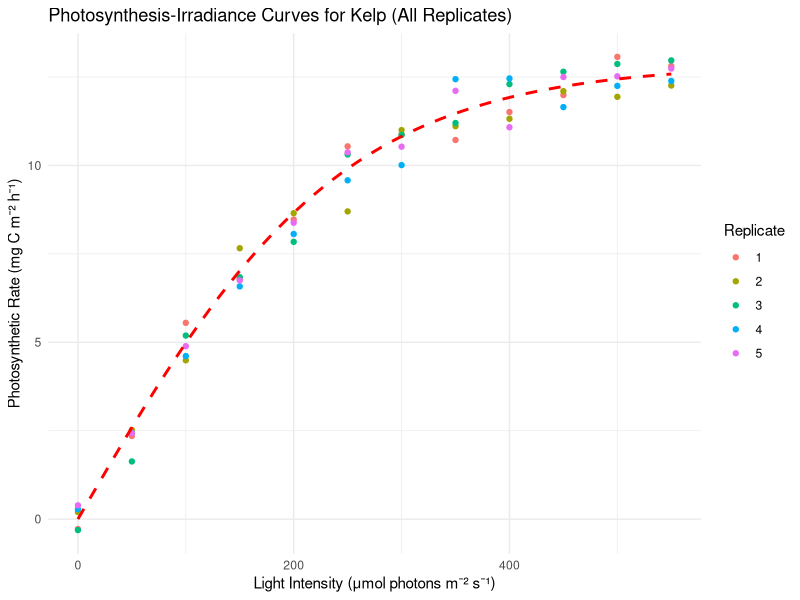
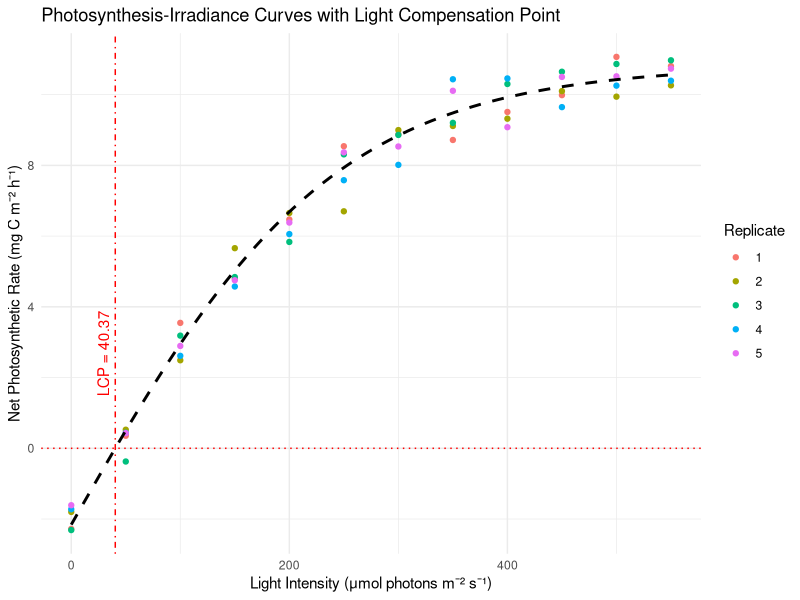

These figures' R source, in order:
## ---- chunk 1
#| echo: false
#| messages: false
#| warning: false

# Load necessary libraries
library(minpack.lm) # For non-linear least squares fitting
library(ggplot2) # For plotting
library(knitr)

# Set seed for reproducibility
set.seed(123)

# Define parameters based on typical kelp conditions
Pmax_true <- 13 # True maximum photosynthetic rate (e.g., mg C m^-2 h^-1)
alpha_true <- 0.05 # True initial slope (photosynthetic efficiency)

# Light intensities typically encountered by kelp (μmol photons m^-2 s^-1)
light_intensities <- seq(0, 550, by = 50)

# Number of replicates
n_replicates <- 5

# Generate data for each replicate
data_list <- lapply(1:n_replicates, function(rep) {
  # Simulate true photosynthetic rates using the hyperbolic tangent model
  P_true <- Pmax_true * tanh(alpha_true * light_intensities / Pmax_true)
  
  # Add random noise to simulate experimental variability
  noise <- rnorm(length(P_true), mean=0, sd=0.5)  # Adjust sd for noise level
  P_observed <- round(P_true + noise, 2)
  
  # Create a data frame for the replicate
  data.frame(
    Replicate = rep,
    Light = light_intensities,
    Photosynthesis = P_observed
  )
})

# Combine all replicates into one data frame
data_all <- do.call(rbind, data_list)

# View 9 randomly selected rows from the data
random_rows <- data_all[sample(nrow(data_all), 9), ]

# Display the random rows in a nicely formatted table using kable
kable(random_rows, format = "html", col.names = c("Replicate", "Light (μmol photons m^-2 s^-1)", "Photosynthesis (mg C m^-2 h^-1)"))
## ---- chunk 2
#| echo: false
#| messages: false
#| warning: false

# Fit the hyperbolic tangent model to each replicate
fit_results <- lapply(1:n_replicates, function(rep) {
  # Subset data for the replicate
  data_rep <- subset(data_all, Replicate == rep)
  
  # Define the model function
  model_formula <- Photosynthesis ~ Pmax * tanh(alpha * Light / Pmax)
  
  # Provide initial parameter estimates
  start_params <- list(Pmax = 10, alpha = 0.03)
  
  # Fit the model using non-linear least squares
  fit <- nlsLM(
    formula = model_formula,
    data = data_rep,
    start = start_params,
    control = nls.lm.control(maxiter = 1000)
  )
  
  # Return the fit object
  return(fit)
})
## ---- chunk 3
#| echo: false
#| messages: false
#| warning: false
#| results: hide

# Summarise fit results for each replicate
for (i in 1:n_replicates) {
  cat("\n--- Replicate", i, "Fit Summary ---\n")
  print(summary(fit_results[[i]]))
}
## ---- chunk 4
#| echo: false
#| messages: false
#| warning: false
#| label: fig-jassby_platt
#| fig.cap: "Nonlinear regression Jassby and Platt (1976) model fitted to simulated P-I data for a hypothetical kelp."

# Plot the data and fitted curves for all replicates
ggplot(data_all, aes(x = Light, y = Photosynthesis,
                     color = factor(Replicate))) +
  geom_point() +
  stat_function(
    fun = function(x) {
      coef(fit_results[[1]])['Pmax'] *
        tanh(coef(fit_results[[1]])['alpha'] *
               x / coef(fit_results[[1]])['Pmax'])
    },
    color = "red", size = 1, linetype = "dashed"
  ) +
  labs(
    title = "Photosynthesis-Irradiance Curves for Kelp (All Replicates)",
    x = "Light Intensity (μmol photons m⁻² s⁻¹)",
    y = "Photosynthetic Rate (mg C m⁻² h⁻¹)",
    color = "Replicate"
  ) +
  theme_minimal()
## ---- chunk 5
#| echo: false
#| messages: false
#| warning: false

# Set seed for reproducibility
set.seed(123)

# Define parameters based on typical kelp conditions
Pmax_true <- 13      # True maximum photosynthetic rate (e.g., mg C m^-2 h^-1)
alpha_true <- 0.05   # True initial slope (photosynthetic efficiency)
R_true <- 2          # True respiration rate (mg C m^-2 h^-1)

# Light intensities including finer increments around expected LCP
light_intensities <- seq(0, 550, by = 50)

# Number of replicates
n_replicates <- 5

# Generate data for each replicate
data_list <- lapply(1:n_replicates, function(rep) {
  # Simulate true net photosynthetic rates using the modified hyperbolic tangent model
  P_true <- Pmax_true * tanh(alpha_true * light_intensities / Pmax_true) - R_true
  
  # Add random noise to simulate experimental variability
  noise <- rnorm(length(P_true), mean = 0, sd = 0.5)  # Adjust sd for noise level
  P_observed <- P_true + noise
  
  # Create a data frame for the replicate
  data.frame(
    Replicate = rep,
    Light = light_intensities,
    Photosynthesis = P_observed
  )
})

# Combine all replicates into one data frame
data_all <- do.call(rbind, data_list)

# View 9 randomly selected rows from the data
random_rows <- data_all[sample(nrow(data_all), 9), ]

# Display the random rows in a nicely formatted table using kable
kable(random_rows, format = "markdown", digits = 2,
      col.names = c("Replicate", "Light (μmol photons m⁻² s⁻¹)", "Photosynthesis (mg C m⁻² h⁻¹)"))
## ---- chunk 6
#| echo: false
#| messages: false
#| warning: false

# Fit the modified hyperbolic tangent model to each replicate and estimate LCP
fit_results2 <- lapply(1:n_replicates, function(rep) {
  # Subset data for the replicate
  data_rep <- subset(data_all, Replicate == rep)
  
  # Define the modified model function including respiration
  model_formula <- Photosynthesis ~ Pmax * tanh(alpha * Light / Pmax) - R
  
  # Provide initial parameter estimates
  start_params <- list(Pmax = 10, alpha = 0.03, R = 1)
  
  # Fit the model using non-linear least squares
  fit <- nlsLM(
    formula = model_formula,
    data = data_rep,
    start = start_params,
    lower = c(0, 0, 0),  # Parameters should be non-negative
    control = nls.lm.control(maxiter = 1000)
  )
  
  # Estimate the Light Compensation Point (LCP)
  # Solve for I when Photosynthesis = 0
  coef_fit <- coef(fit)
  Pmax_fit <- coef_fit['Pmax']
  alpha_fit <- coef_fit['alpha']
  R_fit <- coef_fit['R']
  
  # Define the function to find the root (Photosynthesis = 0)
  lcp_function <- function(I) Pmax_fit * tanh(alpha_fit * I / Pmax_fit) - R_fit
  
  # Use uniroot to find the LCP
  LCP <- uniroot(lcp_function, interval = c(0, 200))$root
  
  # Add LCP to the fit object
  fit$LCP <- LCP
  
  # Return the fit object
  return(fit)
})
## ---- chunk 7
#| echo: false
#| messages: false
#| warning: false
#| results: hide

# Summarise fit results for each replicate
for (i in 1:n_replicates) {
  cat("\n--- Replicate", i, "Fit Summary ---\n")
  fit <- fit_results2[[i]]
  print(summary(fit))
  cat(sprintf("Estimated Light Compensation Point (LCP): %.2f μmol photons m⁻² s⁻¹\n", fit$LCP))
}
## ---- chunk 8
#| echo: false
#| messages: false
#| warning: false
#| label: fig-jassby_platt2
#| fig.cap: "Nonlinear regression Jassby and Platt (1976) model fitted to simulated P-I data for a hypothetical kelp. This model includes the effect of the light compensation point."

# Plot the data, fitted curves, and LCP for all replicates
ggplot(data_all, aes(x = Light, y = Photosynthesis, color = factor(Replicate))) +
  geom_point() +
  stat_function(
    fun = function(x) {
      Pmax <- coef(fit_results2[[1]])['Pmax']
      alpha <- coef(fit_results2[[1]])['alpha']
      R <- coef(fit_results2[[1]])['R']
      Pmax * tanh(alpha * x / Pmax) - R
    },
    color = "black", size = 1, linetype = "dashed"
  ) +
  geom_vline(
    xintercept = fit_results2[[1]]$LCP,
    color = "red", linetype = "dotdash",
    show.legend = TRUE
  ) +
  geom_hline(yintercept = 0,
             color = "red", linetype = "dotted") +
  labs(
    title = "Photosynthesis-Irradiance Curves with Light Compensation Point",
    x = "Light Intensity (μmol photons m⁻² s⁻¹)",
    y = "Net Photosynthetic Rate (mg C m⁻² h⁻¹)",
    color = "Replicate"
  ) +
  annotate("text", x = fit_results2[[1]]$LCP, y = min(data_all$Photosynthesis) + 5,
           label = paste0("LCP = ", round(fit_results2[[1]]$LCP, 2)),
           angle = 90, vjust = -0.5, color = "red") +
  theme_minimal()
